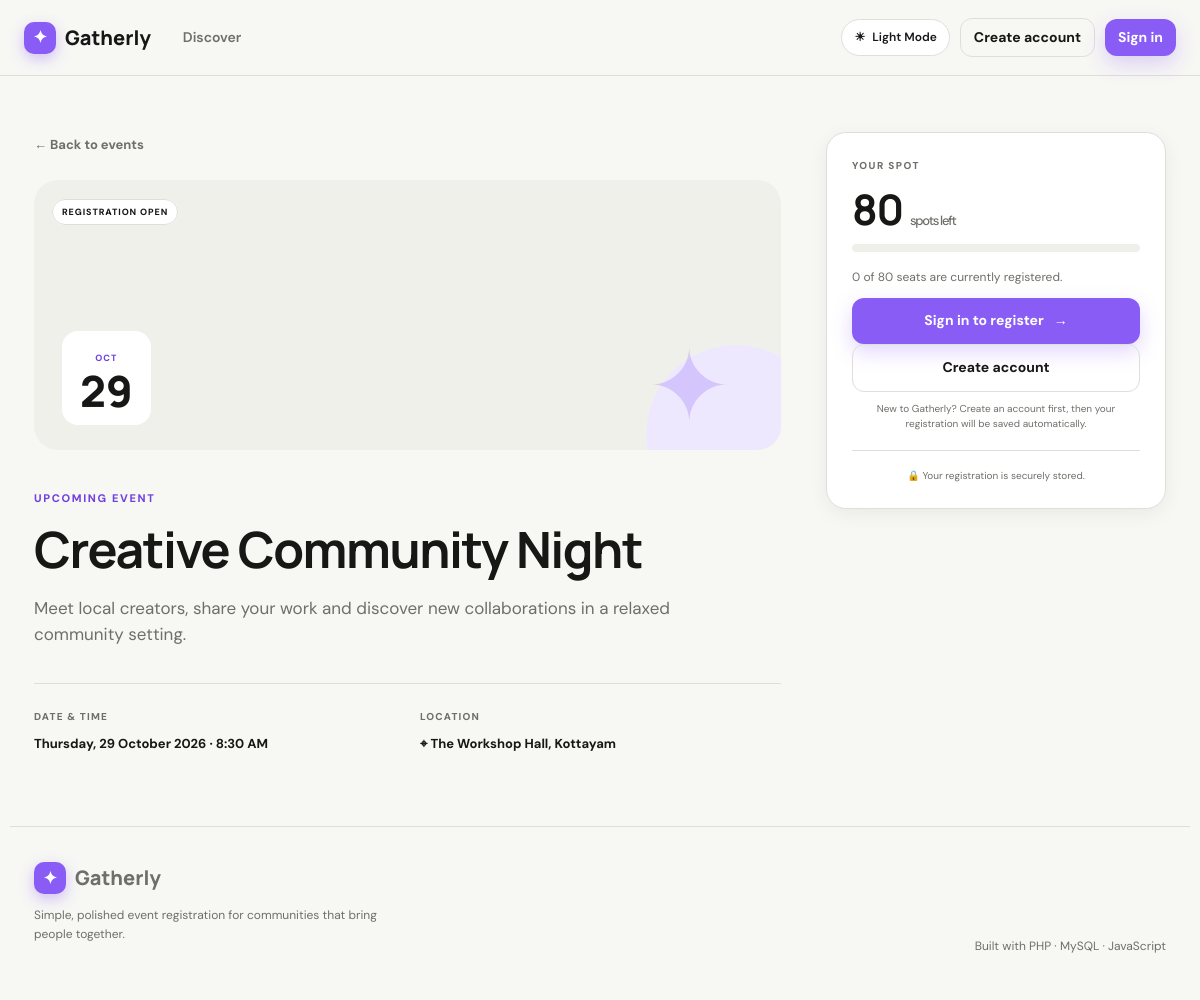
The page /event.php?id=2 on the database its author committed.
### tables this page shows
CREATE TABLE IF NOT EXISTS events (
    id INT UNSIGNED AUTO_INCREMENT PRIMARY KEY,
    title VARCHAR(180) NOT NULL,
    description TEXT NOT NULL,
    event_date DATETIME NOT NULL,
    location VARCHAR(180) NOT NULL,
    capacity INT UNSIGNED NOT NULL DEFAULT 50,
    created_at TIMESTAMP DEFAULT CURRENT_TIMESTAMP,
    INDEX(event_date)
);

### auth.php (called while the page is built, shortened)
<?php
function is_logged_in(): bool {
    return isset($_SESSION['user']);
}
function e(?string $value): string {
    return htmlspecialchars($value ?? '', ENT_QUOTES, 'UTF-8');
}
?>

### event.php (the view, shortened to what this page needs)
<?php
require_once 'config.php';
$id = (int)($_GET['id'] ?? 0);
$stmt = $pdo->prepare("SELECT e.*, COUNT(r.id) AS registered FROM events e LEFT JOIN registrations r ON r.event_id=e.id AND r.status='confirmed' WHERE e.id=? GROUP BY e.id");
$stmt->execute([$id]);
$event = $stmt->fetch();
$registered = (int)$event['registered'];
$capacity = (int)$event['capacity'];
$remaining = max(0, $capacity - $registered);
require 'header.php';
?>
<div class="detail-layout reveal">
    <section class="detail-main">
        <a class="back-link" href="index.php">← Back to events</a>
        <div class="detail-visual">
            <span class="event-category"><?= $remaining > 0 ? 'REGISTRATION OPEN' : 'SOLD OUT' ?></span>
            <div class="detail-date"><span><?= strtoupper(date('M', strtotime($event['event_date']))) ?></span><strong><?= date('d', strtotime($event['event_date'])) ?></strong></div>
            <div class="detail-symbol">✦</div>
        </div>
        <span class="eyebrow">UPCOMING EVENT</span>
        <h1><?= e($event['title']) ?></h1>
        <p class="lead"><?= e($event['description']) ?></p>
        <div class="detail-facts">
            <div><span>DATE & TIME</span><strong><?= date('l, d F Y · g:i A', strtotime($event['event_date'])) ?></strong></div>
            <div><span>LOCATION</span><strong>⌖ <?= e($event['location']) ?></strong></div>
        </div>
    </section>
    <aside class="register-card">
        <div class="card-label">YOUR SPOT</div>
        <h2><?= $remaining ?> <small>spots left</small></h2>
        <div class="progress large"><span style="width:<?= min(100, round($registered / max(1,$capacity)*100)) ?>%"></span></div>
        <p><?= $registered ?> of <?= $capacity ?> seats are currently registered.</p>
        <?php if ($remaining <= 0): ?>
            <button class="btn btn-disabled btn-block" disabled>Registration full</button>
        <?php elseif (!is_logged_in()): ?>
            <a class="btn btn-primary btn-block" href="login.php?redirect=<?= urlencode('event.php?id='.$id) ?>">Sign in to register <span>→</span></a>
            <a class="btn btn-ghost btn-block" href="register.php?redirect=<?= urlencode('event.php?id='.$id) ?>">Create account</a>
            <p class="register-hint">New to Gatherly? Create an account first, then your registration will be saved automatically.</p>
        <?php endif; ?>
        <div class="secure-note">🔒 Your registration is securely stored.</div>
    </aside>
</div>
<?php require 'footer.php'; ?>

### assets/css/style.css (style rules this page uses)
:root { --bg:#f7f7f4;--surface:#ffffff;--surface-2:#f0f0eb;--text:#171816;--muted:#6d7069;--border:#dedfd8; --accent:#8a5cf6;--accent-strong:#7041df;--accent-soft:#eee8ff;--success:#18865b;--success-soft:#e4f5ed; --warning:#a46b00;--error:#c43d3d;--shadow:0 16px 45px rgba(24,24,20,.08);--shadow-sm:0 5px 20px rgba(24,24,20,.06); --radius:20px;--radius-sm:12px; }
* { box-sizing:border-box }
html { scroll-behavior:smooth }
body { margin:0;background:var(--bg);color:var(--text);font-family:"DM Sans",sans-serif;line-height:1.55 }
a { color:inherit;text-decoration:none }
h1,h2,h3 { font-family:Manrope;line-height:1.1;letter-spacing:-.03em }
h1 { font-size:52px;margin:12px 0 18px }
h2 { font-size:30px;margin:6px 0 }
.eyebrow { font-size:11px;letter-spacing:.15em;font-weight:800;color:var(--accent-strong) }
.btn { display:inline-flex;justify-content:center;align-items:center;gap:10px;border:0;border-radius:12px;padding:12px 17px;font-weight:700;font-size:14px;cursor:pointer;transition:transform .18s,box-shadow .18s,background .18s }
.btn-primary { background:var(--accent);color:#fff;box-shadow:0 8px 20px color-mix(in srgb,var(--accent) 25%,transparent) }
.btn-ghost { background:transparent;border:1px solid var(--border);color:var(--text) }
.btn-block { width:100% }
.back-link { display:inline-block;color:var(--muted);font-size:13px;font-weight:700;margin-bottom:25px }
.visual-symbol,.detail-symbol { font-size:100px;color:var(--accent);opacity:.25 }
.event-visual,.detail-visual { height:190px;background:var(--surface-2);position:relative;padding:18px;overflow:hidden }
.event-visual:before,.detail-visual:before { content:"";position:absolute;width:180px;height:180px;border-radius:50%;background:var(--accent-soft);right:-45px;bottom:-75px }
.event-category { position:relative;z-index:1;background:var(--surface);border:1px solid var(--border);border-radius:99px;padding:6px 9px;font-size:9px;font-weight:800;letter-spacing:.1em }
.event-date-block span,.detail-date span { font-size:9px;color:var(--accent-strong);font-weight:800;letter-spacing:.12em }
.progress,.mini-progress { height:6px;background:var(--surface-2);border-radius:99px;overflow:hidden;margin:7px 0 16px }
.detail-layout { display:grid;grid-template-columns:1fr 340px;gap:45px;align-items:start;padding-top:20px }
.detail-main h1 { font-size:50px }
.detail-visual { height:270px;border-radius:24px;margin-bottom:35px }
.detail-date { position:absolute;left:28px;bottom:25px;background:var(--surface);padding:13px 18px;border-radius:16px;text-align:center }
.detail-date strong { display:block;font:800 43px/1 Manrope }
.detail-symbol { position:absolute;right:50px;bottom:-15px }
.lead { font-size:17px;color:var(--muted);max-width:720px }
.detail-facts { display:grid;grid-template-columns:1fr 1fr;gap:25px;border-top:1px solid var(--border);margin-top:35px;padding-top:25px }
.detail-facts span { display:block;color:var(--muted);font-size:10px;font-weight:800;letter-spacing:.12em;margin-bottom:7px }
.detail-facts strong { font-size:13px }
.register-card,.form-card { background:var(--surface);border:1px solid var(--border);border-radius:var(--radius);padding:25px;box-shadow:var(--shadow-sm) }
.register-card { position:sticky;top:105px }
.card-label { font-size:10px;letter-spacing:.14em;font-weight:800;color:var(--muted) }
.register-card h2 { font-size:42px;margin:12px 0 }
.register-card h2 small { font:500 13px "DM Sans";color:var(--muted) }
.register-card p { color:var(--muted);font-size:12px }
.progress.large { height:8px }
.secure-note { text-align:center;border-top:1px solid var(--border);padding-top:17px;margin-top:18px;color:var(--muted);font-size:10px }
.reveal { animation:reveal .55s ease both }
.register-hint { font-size:10px!important;text-align:center;margin-top:9px!important }

### rows shown on the page
events: event_date "OCT", event_date "29", title "Creative Community Night", description "Meet local creators, share your work and discover new collaborations in a relaxed community setting.", event_date "Thursday, 29 October 2026 · 8:30 AM", location "The Workshop Hall, Kottayam", capacity "80"

### other values the page prints
$registered "0"
